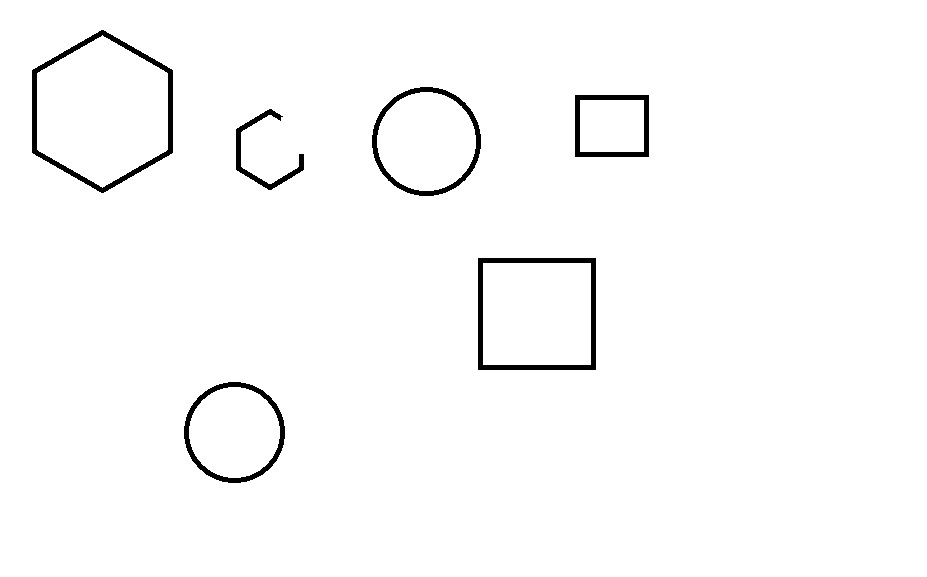
#> input picture Work/Machine_Vision/src/Archive/hexagon.jpg, 927 x 577 px, given in place of the camera
$ python 'circle_max_with_rectangle copy.py'
#> lines starting #> are read from the running program, lines starting #| are printed output that depends on the picture; after the words box and inside, x2 and y2 are one past the last pixel; in counts of white or black regions, pixels touching at a corner belong together
import cv2
import numpy as np
from collections import deque, defaultdict

# Callback function for trackbar
def nothing(x):
    pass

# Initialize window and trackbars for settings
cv2.namedWindow('Settings')
cv2.createTrackbar('dp', 'Settings', 1, 10, nothing)  # Inverse ratio of the accumulator resolution for circles
cv2.createTrackbar('minDist', 'Settings', 45, 100, nothing)  # Minimum distance between detected circle centers
cv2.createTrackbar('param1', 'Settings', 65, 100, nothing)  # Upper threshold for the internal Canny edge detector for circles
cv2.createTrackbar('param2', 'Settings', 45, 100, nothing)  # Threshold for center detection in circle detection
cv2.createTrackbar('minRadius', 'Settings', 0, 100, nothing)  # Minimum circle radius
cv2.createTrackbar('maxRadius', 'Settings', 0, 100, nothing)  # Maximum circle radius
cv2.createTrackbar('avgSamples', 'Settings', 10, 50, nothing)  # Number of samples for averaging circle centroid positions

# Function to detect and process rectangles
def detect_rectangles(frame):
    gray = cv2.cvtColor(frame, cv2.COLOR_BGR2GRAY)
    blurred = cv2.GaussianBlur(gray, (5, 5), 0)
    edges = cv2.Canny(blurred, 30, 150)
    contours, _ = cv2.findContours(edges, cv2.RETR_EXTERNAL, cv2.CHAIN_APPROX_SIMPLE)
    global rectangle

    for contour in contours:
        if cv2.contourArea(contour) < 50:
            continue
        peri = cv2.arcLength(contour, True)
        approx = cv2.approxPolyDP(contour, 0.03 * peri, True)
        if len(approx) == 4:
            cv2.drawContours(frame, [approx], -1, (0, 255, 0), 2)
            rect = cv2.minAreaRect(contour)
            box = cv2.boxPoints(rect)
            box = np.int0(box)
            sorted_box = box[np.argsort(box[:, 0])]
            left_most = sorted_box[:2]
            right_most = sorted_box[2:]
            upper_left = left_most[np.argmin(left_most[:, 1])]
            lower_right = right_most[np.argmax(right_most[:, 1])]
            cv2.circle(frame, tuple(upper_left), 5, (0, 0, 255), -1)
            cv2.circle(frame, tuple(lower_right), 5, (0, 0, 255), -1)
            #print(f"Rectangle - Upper Left: {tuple(upper_left)}, Lower Right: {tuple(lower_right)}")
        rectangle = cv2.minAreaRect(contour)
    return rectangle

# Function to detect and process circles
def detect_circles(frame):
    gray = cv2.cvtColor(frame, cv2.COLOR_BGR2GRAY)
    gray_blurred = cv2.GaussianBlur(gray, (9, 9), 2, 2)

    dp = cv2.getTrackbarPos('dp', 'Settings')
    minDist = cv2.getTrackbarPos('minDist', 'Settings')
    param1 = cv2.getTrackbarPos('param1', 'Settings')
    param2 = cv2.getTrackbarPos('param2', 'Settings')
    minRadius = cv2.getTrackbarPos('minRadius', 'Settings')
    maxRadius = cv2.getTrackbarPos('maxRadius', 'Settings')
    avgSamples = cv2.getTrackbarPos('avgSamples', 'Settings')

    circles = cv2.HoughCircles(gray_blurred, cv2.HOUGH_GRADIENT, dp, minDist,
                               param1=param1, param2=param2, minRadius=minRadius, maxRadius=maxRadius)

    if circles is not None:
        circles = np.uint16(np.around(circles))
        for idx, (x, y, r) in enumerate(circles[0, :]):
            if idx not in circle_centroids:
                circle_centroids[idx] = deque(maxlen=avgSamples)
                circle_radii[idx] = deque(maxlen=avgSamples)
            circle_centroids[idx].append((x, y))
            circle_radii[idx].append(r)
            cv2.circle(frame, (x, y), r, (0, 255, 0), 2)
            cv2.circle(frame, (x, y), 2, (0, 0, 255), 3)
            current_diameter = 2 * r
            global max_diameter
            if current_diameter > max_diameter:
                max_diameter = current_diameter
            print(max_diameter)
    # After processing all circles in the frame, check if we can calculate averages
    for idx, centroids in circle_centroids.items():
        if len(centroids) == avgSamples:
            avg_x = int(np.mean([pos[0] for pos in centroids]))
            avg_y = int(np.mean([pos[1] for pos in centroids]))
            #print(f"Circle {idx}: Centroid - X: {avg_x}, Y: {avg_y}, Max Diameter: {max_diameter}")
    return max_diameter

def calculate_circles_in_rectangle(rect, avg_diam):
    # rect is the cv2.minAreaRect result, which includes ((center_x, center_y), (width, height), angle)
    _, (width, height), _ = rect

    # Calculate how many circles fit along the width and height
    circles_along_x = int(width // avg_diam)
    circles_along_y = int(height // avg_diam)

    #print(f"Circles along X: {circles_along_x}, Circles along Y: {circles_along_y}")

# Start video capture
cap = cv2.VideoCapture(1)  # Adjust camera index if necessary

# Dictionary to store centroid positions for each circle
circle_centroids = {}
circle_radii = defaultdict(lambda: deque(maxlen=avgSamples))
max_diameter = 0
rectangle = 0

while True:
    ret, frame = cap.read()
#> frame is the input picture: shape (577, 927, 3); min 0, max 255, mean 250.3
    if not ret:
        break

    # Circle detection
    max_diam = detect_circles(frame)
#> in detect_circles, `gray_blurred = cv2.GaussianBlur(gray, (9, 9), 2, 2)`:
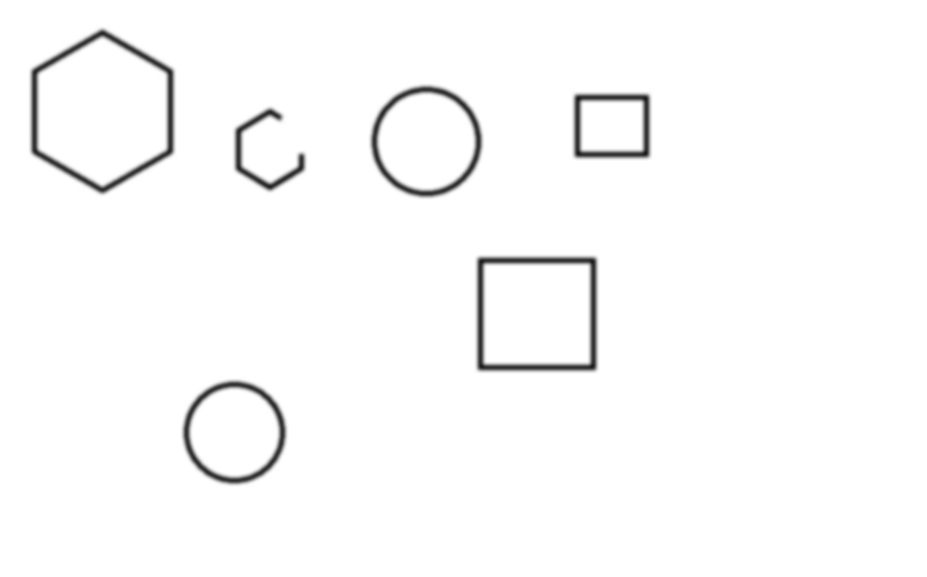
#> gray_blurred: shape (577, 927); min 26, max 255, mean 250.3
#> in detect_circles, `circles = cv2.HoughCircles(gray_blurred, cv2.HOUGH_GRADIENT, dp, minDi..`: circles = [[426.5, 140.5, 49], [234.5, 432.5, 44.9]]
#> in detect_circles, `circles = np.uint16(np.around(circles))`: circles = [[426, 140, 49], [234, 432, 45]]
#> the loop in detect_circles, `for idx, (x, y, r) in enumerate(circles[0, :]):` made 2 passes
#> (x, y, r, current_diameter, max_diameter) on pass 1: (426, 140, 49, 98, 98)
#> (x, y, r, current_diameter) on pass 2: (234, 432, 45, 90)
#| 98
#| 98
#> after the loop in detect_circles, `for idx, (x, y, r) in enumerate(circles[0, :]):`:
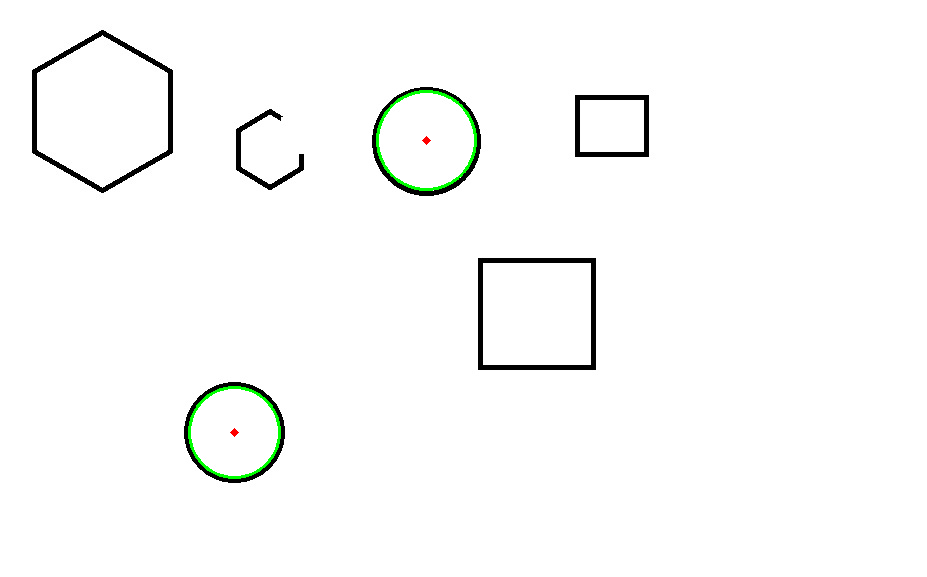
#> frame: shape (577, 927, 3); 0.34% of pixels changed, all inside (x1, y1, x2, y2) = (188, 90, 477, 479)
#> after the loop in detect_circles, `for idx, (x, y, r) in enumerate(circles[0, :]):`: circle_centroids = 2 items; max_diameter = 98
#> the loop in detect_circles, `for idx, centroids in circle_centroids.items():` made 2 passes
#> max_diam = 98

    # Rectangle detection
    rect = detect_rectangles(frame)
#> in detect_rectangles, `edges = cv2.Canny(blurred, 30, 150)`:
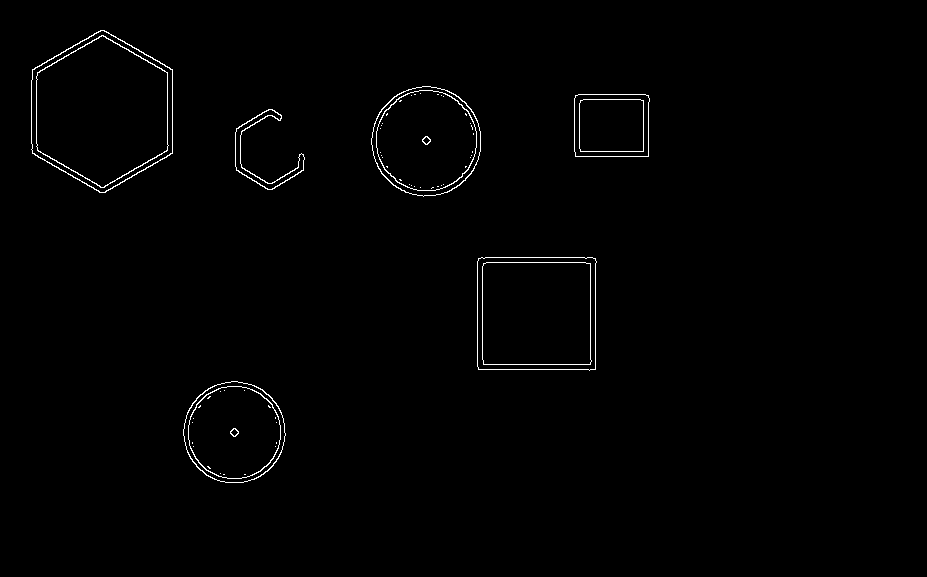
#> edges: shape (577, 927); 0.87% white in thin lines or dots, all inside (x1, y1, x2, y2) = (31, 30, 650, 483)
#> in detect_rectangles, `contours, _ = cv2.findContours(edges, cv2.RETR_EXTERNAL, cv2.CHAIN_APP..`: contours = 6 contours; box (x1, y1, x2, y2) and area: (31, 30, 173, 193) 17444, (477, 257, 597, 371) 13204, (371, 86, 481, 197) 9373, (183, 381, 286, 483) 8052, (574, 94, 650, 157) 4579, (235, 109, 305, 190) 938
#> the loop in detect_rectangles, `for contour in contours:` made 6 passes
#> (peri, approx, box, right_most, rectangle) on passes 2, 4: (461, [[478, 258], [478, 369], [595, 369], [595, 258]], [[596, 370], [477, 370], [477, 257], [596, 257]], [[596, 370], [596, 257]], ((536.5, 313.5), (113, 119), -90)), (270.5, [[575, 95], [575, 156], [648, 156], [648, 95]], [[649, 156], [574, 156], [574, 94], [649, 94]], [[649, 156], [649, 94]], ((611.5, 125), (62, 75), -90))
#> (peri, rectangle) on passes 1, 3, 5, 6: (336.9, ((234, 432.1), (101.4, 101.6), -78.69)), (375.3, ((264.3, 152.2), (66.88, 71.34), -30.96)), (363, ((425.5, 141), (110, 109), -90)), (514.3, ((101.5, 111), (162, 141), -90))
#> after the loop in detect_rectangles, `for contour in contours:`:
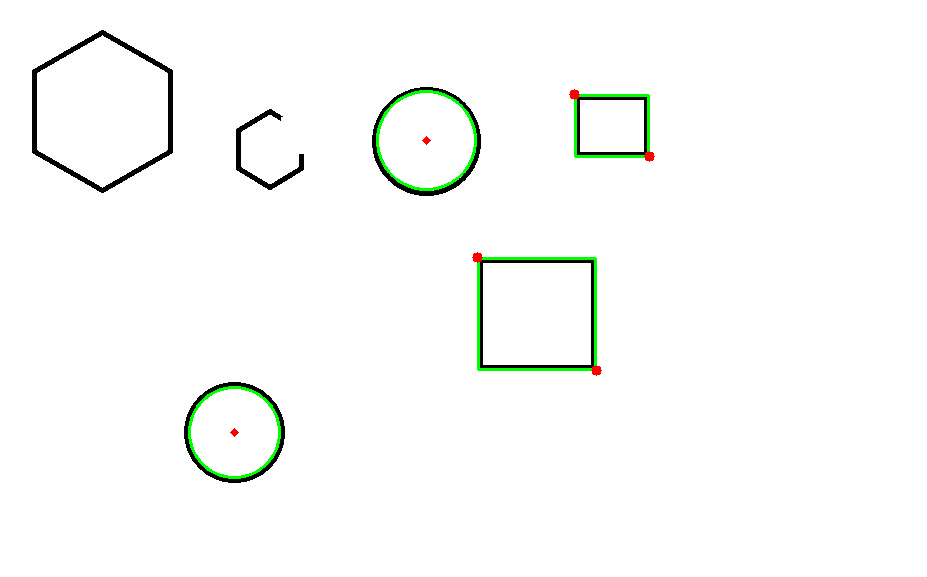
#> frame: shape (577, 927, 3); 0.45% of pixels changed, all inside (x1, y1, x2, y2) = (472, 89, 655, 376)
#> rect = ((101.5, 111), (162, 141), -90)

    if rect and max_diam > 0:
        calculate_circles_in_rectangle(rect, max_diam)
#> in calculate_circles_in_rectangle, `_, (width, height), _ = rect`: width = 162; height = 141
#> in calculate_circles_in_rectangle, `circles_along_x = int(width // avg_diam)`: circles_along_x = 1

    cv2.imshow('Detected Shapes', frame)  # Show frame with both circles and rectangles detected

    if cv2.waitKey(100) & 0xFF == ord('q'):
#> (key q is pressed here)
        break

cap.release()
cv2.destroyAllWindows()

$ run again, on Work/Machine_Vision/src/Archive/square.jpg
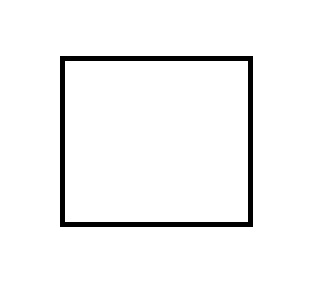
#> input picture Work/Machine_Vision/src/Archive/square.jpg, 325 x 300 px, given in place of the camera
#> frame is the input picture: shape (300, 325, 3); min 0, max 255, mean 245.7
#> circles = None
#> max_diam = 0
#> in detect_rectangles, `edges = cv2.Canny(blurred, 30, 150)`:
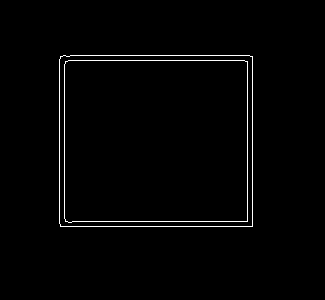
#> edges: shape (300, 325); 1.4% white in thin lines or dots, all inside (x1, y1, x2, y2) = (59, 55, 253, 227)
#> contours = 1 contour; box (x1, y1, x2, y2) and area: (59, 55, 253, 227) 32988
#> the loop in detect_rectangles, `for contour in contours:` made 1 pass
#> (peri, approx, box, right_most, rectangle) on pass 1: (726.5, [[60, 56], [60, 226], [252, 226], [252, 56]], [[251, 225], [59, 225], [59, 55], [251, 55]], [[251, 225], [251, 55]], ((155.5, 140.5), (171, 193), -90))
#> after the loop in detect_rectangles, `for contour in contours:`:
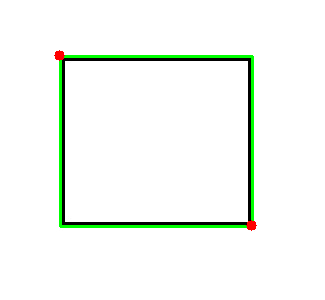
#> frame: shape (300, 325, 3); 2.33% of pixels changed, all inside (x1, y1, x2, y2) = (54, 50, 257, 231)
#> `rect = detect_rectangles(frame)`: rect = ((155.5, 140.5), (171, 193), -90)
